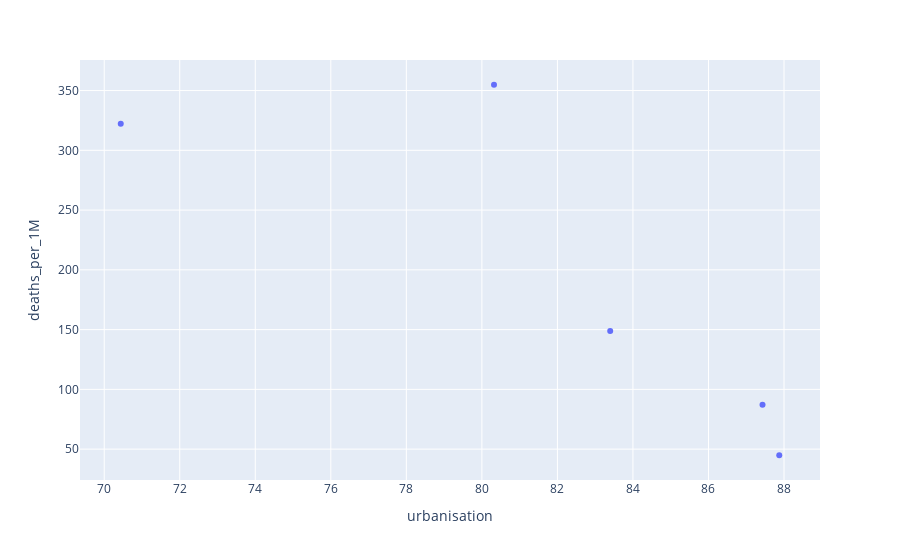

The code cell stored with this chart in its notebook:
### Markdown cell above
## 2.5 Find correlations

### Code cell
covid_metric = 'deaths_per_1M'
other_metric = 'urbanisation'

subdf = zone_df
subdf = subdf.query('deaths > 25 & continent == "Europe"')

#zone_df.plot.scatter(x='urbanisation', y=metric, ax=ax, ylim=(0, 10000))
#subdf[['urbanisation', metric]].corr()
# px.scatter(x=zone_df['urbanisation'], y=zone_df[metric])
#tls.mpl_to_plotly(fig)
lin_model = ols(f'{covid_metric} ~ {other_metric}', data=subdf).fit()
plot = px.scatter(subdf, x=other_metric, y=covid_metric, hover_name='zone')
plot.show()

corr = subdf.corr()
#print(corr)
print(corr.loc[other_metric][covid_metric])
corr

### Figure 1 — Plotly figure (JSON) as saved in the notebook; plotly's stock layout.template omitted (floating-point values rounded to 4 significant figures)
{"data": [{"hovertemplate": "<b>%{hovertext}</b><br><br>urbanisation=%{x}<br>deaths_per_1M=%{y}<extra></extra>", "hovertext": ["Denmark", "Italy", "Spain", "Sweden", "United Kingdom"], "legendgroup": "", "marker": {"color": "#636efa", "symbol": "circle"}, "mode": "markers", "name": "", "showlegend": false, "type": "scatter", "x": [87.87, 70.44, 80.32, 87.43, 83.4], "xaxis": "x", "y": [44.88, 322.2, 354.9, 87.17, 148.8], "yaxis": "y"}], "layout": {"legend": {"tracegroupgap": 0}, "margin": {"t": 60}, "xaxis": {"anchor": "y", "domain": [0, 1], "title": {"text": "urbanisation"}}, "yaxis": {"anchor": "x", "domain": [0, 1], "title": {"text": "deaths_per_1M"}}}}
